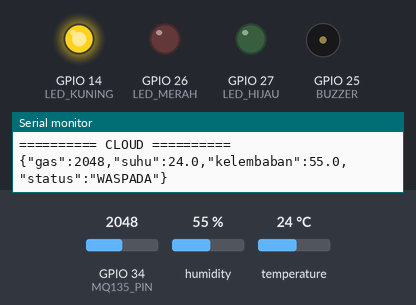
Recording of a sketch running on a simulated ESP32. Shown: output pins drawn as LEDs (lit = HIGH), buzzer (waves = sounding, pin HIGH), the last lines printed to the serial monitor. The inputs (shaded band) are chosen by the test bench; at power-on: GPIO 34 (MQ135_PIN) = 2048, humidity 55 %, temperature 24 °C. WiFi joins after 1.5 s; servers stay silent unless stated; uploads are accepted with an empty reply.

Above: at 2.7 s.
2.8 s: GPIO 34 (MQ135_PIN) set to 2137
4.9 s: GPIO 34 (MQ135_PIN) set to 2227
At 8.2 s:
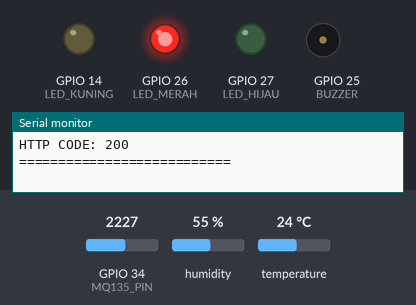
10.6 s: GPIO 34 (MQ135_PIN) set to 1460
At 11.6 s:
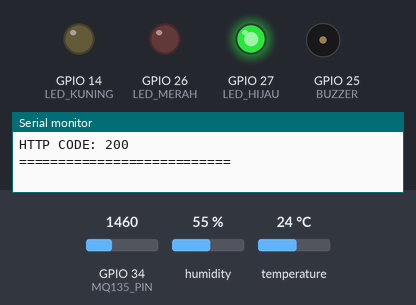
12.1 s: GPIO 34 (MQ135_PIN) set to 1567
At 13.9 s:
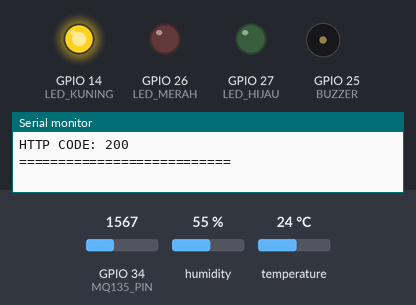
14.3 s: GPIO 34 (MQ135_PIN) set to 1228
At 16.0 s:
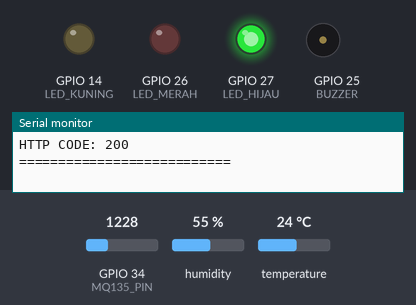
Timing chart, 0 to 17.5 s (numbered marks = the images above; inputs shaded):
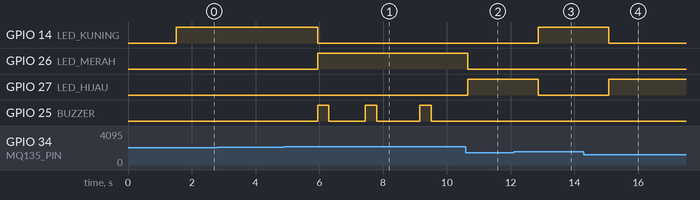

Measured:
- the behaviour switches between 2199 and 2200 on GPIO 34 (MQ135_PIN) (found by bisection; images 0 and 1)
- the behaviour switches between 1499 and 1500 on GPIO 34 (MQ135_PIN) (found by bisection; images 2 and 3)
- after the input at 4.9 s, GPIO 14 (LED_KUNING): HIGH → LOW after 1.0 s; GPIO 26 (LED_MERAH): LOW → HIGH after 1.0 s; GPIO 25 (BUZZER): goes HIGH 0.35 s, LOW 1.2 s, HIGH 0.35 s, LOW 1.4 s, HIGH 0.35 s, then LOW, starting after 1.0 s
- after the input at 10.6 s, GPIO 26 (LED_MERAH): HIGH → LOW after 0.06 s; GPIO 27 (LED_HIJAU): LOW → HIGH after 0.06 s; GPIO 25 (BUZZER): stays LOW (without the input it goes to HIGH after 0.06 s)
- after the input at 12.1 s, GPIO 14 (LED_KUNING): LOW → HIGH after 0.77 s; GPIO 27 (LED_HIJAU): HIGH → LOW after 0.77 s
- after the input at 14.3 s, GPIO 14 (LED_KUNING): HIGH → LOW after 0.78 s; GPIO 27 (LED_HIJAU): LOW → HIGH after 0.78 s

The sketch:

smart-air-monitoring.ino
```cpp
#include <WiFi.h>
#include <HTTPClient.h>
#include <WiFiClientSecure.h>
#include <DHT.h>

//==============================
// KONFIGURASI WIFI
//==============================
const char* ssid = "YOUR_WIFI_SSID";
const char* password = "YOUR_WIFI_PASSWORD";

//==============================
// ENDPOINT CLOUDFLARE WORKER
//==============================
const char* workerURL = "YOUR_CLOUDFLARE_WORKER_ENDPOINT";

//==============================
// PEMETAAN PIN ESP32
//==============================
#define MQ135_PIN   34
#define DHTPIN      4
#define DHTTYPE     DHT22

#define LED_HIJAU   27
#define LED_KUNING  14
#define LED_MERAH   26
#define BUZZER      25

//==============================
// INSTANSI SENSOR & AMBANG BATAS
//==============================
DHT dht(DHTPIN, DHTTYPE);
const int BATAS_AMAN = 1500;
const int BATAS_BAHAYA = 2200;

//==============================
// PENGATUR WAKTU NON-BLOCKING CLOUD
//==============================
unsigned long previousMillis = 0;
const unsigned long intervalCloud = 2000;

//==================================================
// FUNGSI KONEKSI WIFI
//==================================================
void connectWiFi() {
  Serial.print("Menghubungkan WiFi");
  WiFi.begin(ssid, password);

  while (WiFi.status() != WL_CONNECTED) {
    delay(500);
    Serial.print(".");
  }

  Serial.println();
  Serial.println("WiFi Connected");
  Serial.print("IP : ");
  Serial.println(WiFi.localIP());
}

//==================================================
// FUNGSI PENGIRIMAN DATA KE CLOUDFLARE (HTTPS POST)
//==================================================
void kirimCloud(int gas, float suhu, float hum, String status){
  if(WiFi.status() != WL_CONNECTED) return;

  WiFiClientSecure client;
  client.setInsecure(); // PENTING: Bypass enkripsi SSL Cloudflare agar tidak error -1

  HTTPClient http;
  http.setTimeout(5000); // Batasi waktu tunggu agar tidak hang saat sinyal drop
  http.begin(client, workerURL);
  http.addHeader("Content-Type", "application/json");

  // Konstruksi Payload JSON + Parameter Status Kualitas Udara
  String json = "{";
  json += "\"gas\":" + String(gas) + ",";
  json += "\"suhu\":" + String(suhu, 1) + ",";
  json += "\"kelembaban\":" + String(hum, 1) + ",";
  json += "\"status\":\"" + status + "\"";
  json += "}";

  Serial.println();
  Serial.println("========== CLOUD ==========");
  Serial.println(json);

  int code = http.POST(json);

  if(code > 0){
    Serial.print("HTTP CODE: ");
    Serial.println(code);
    Serial.println(http.getString()); // Menampilkan balasan sukses dari Worker
  } else {
    Serial.print("Error Pengiriman: ");
    Serial.println(http.errorToString(code));
  }

  Serial.println("===========================");
  http.end();
}

//==================================================
// SETUP UTAMA
//==================================================
void setup() {
  Serial.begin(115200);

  // Inisialisasi Hardware
  pinMode(LED_HIJAU, OUTPUT);
  pinMode(LED_KUNING, OUTPUT);
  pinMode(LED_MERAH, OUTPUT);
  pinMode(BUZZER, OUTPUT);

  // Pastikan semua indikator mati di awal
  digitalWrite(LED_HIJAU, LOW);
  digitalWrite(LED_KUNING, LOW);
  digitalWrite(LED_MERAH, LOW);
  digitalWrite(BUZZER, LOW);

  dht.begin();
  connectWiFi();

  Serial.println();
  Serial.println("===============================");
  Serial.println(" SMART AIR MONITOR SYSTEM START");
  Serial.println("===============================");
}

//==================================================
// LOOPING PROGRAM
//==================================================
void loop() {
  // Menjaga konektivitas jaringan tetap aktif
  if(WiFi.status() != WL_CONNECTED){
    connectWiFi();
  }

  // -------------------------------------------------
  // 1. MEMBACA NILAI SENSOR
  // -------------------------------------------------
  int gas = analogRead(MQ135_PIN);
  float suhu = dht.readTemperature();
  float hum = dht.readHumidity();

  // Proteksi jika sensor dilepas / rusak
  if(isnan(suhu) || isnan(hum)){
    suhu = 0;
    hum = 0;
  }

  // Menampilkan data sensor dasar ke Serial Monitor
  Serial.print("Gas: ");
  Serial.print(gas);
  Serial.print(" | Suhu: ");
  Serial.print(suhu);
  Serial.print(" C | Kelembaban: ");
  Serial.print(hum);
  Serial.print(" %");

  // -------------------------------------------------
  // 2. LOGIKA KONDISI STATUS & INDIKATOR HARDWARE
  // -------------------------------------------------
  String status;

  if (gas < BATAS_AMAN) {
    status = "AMAN";
    digitalWrite(LED_HIJAU, HIGH);
    digitalWrite(LED_KUNING, LOW);
    digitalWrite(LED_MERAH, LOW);
    digitalWrite(BUZZER, LOW);
  }
  else if (gas < BATAS_BAHAYA) {
    status = "WASPADA";
    digitalWrite(LED_HIJAU, LOW);
    digitalWrite(LED_KUNING, HIGH);
    digitalWrite(LED_MERAH, LOW);
    digitalWrite(BUZZER, LOW);
  }
  else {
    status = "BAHAYA";
    digitalWrite(LED_HIJAU, LOW);
    digitalWrite(LED_KUNING, LOW);
    digitalWrite(LED_MERAH, HIGH);

    // Efek Bunyi Buzzer Bahaya (Beep)
    digitalWrite(BUZZER, HIGH);
    delay(350);
    digitalWrite(BUZZER, LOW);
    delay(150);
  }

  // Cetak hasil evaluasi status ke Serial Monitor
  Serial.print(" | Status: ");
  Serial.println(status);

  // -------------------------------------------------
  // 3. PENGIRIMAN DATA DATA KE CLOUD
  // -------------------------------------------------
  if(millis() - previousMillis >= intervalCloud){
    previousMillis = millis();
    kirimCloud(gas, suhu, hum, status);
  }

  delay(1000); // Delay dasar perulangan 1 detik
}
```
